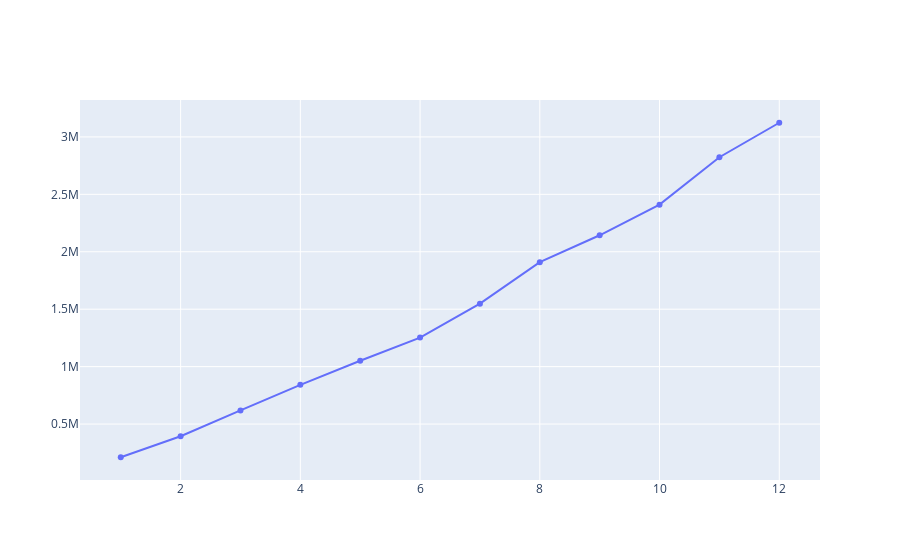

This figure's notebook cell:
### Code cell
# On fait la somme des profits sur ces 12 mois avec la fonction cumsum()
fig = go.Figure([go.Scatter(x=df['month_number'], y=df['total_profit'].cumsum())])
fig.show()

### Figure 1 — Plotly figure (JSON) as saved in the notebook; plotly's stock layout.template omitted (floating-point values rounded to 4 significant figures)
{"data": [{"type": "scatter", "x": [1, 2, 3, 4, 5, 6, 7, 8, 9, 10, 11, 12], "y": [211000, 394300, 619000, 841700, 1051300, 1252700, 1548200, 1909600, 2143600, 2410300, 2823100, 3123300]}], "layout": {}}
